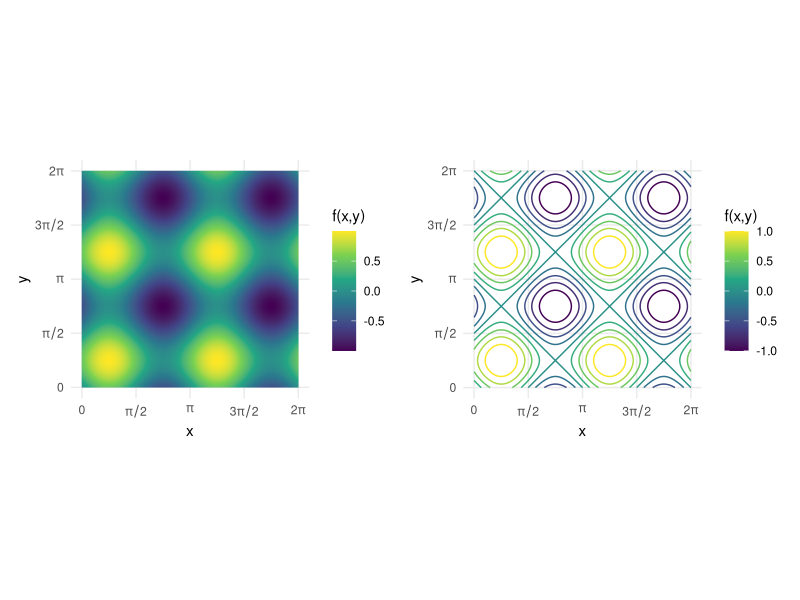
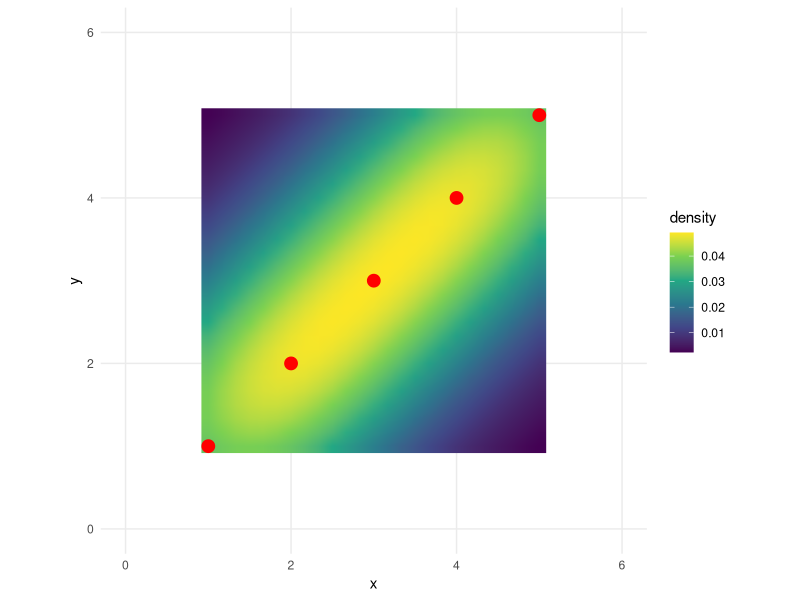

Source code (R) for these figures, in order:
## ---- chunk 1
knitr::opts_chunk$set(echo = TRUE)
## ---- chunk 2
options(
  ggplot2.continuous.colour = "viridis",
  ggplot2.continuous.fill = "viridis",
  ggplot2.discrete.colour = "brewer",
  ggplot2.discrete.fill = "brewer")
library(patchwork)
library(tidyverse)
x <- seq(0,2*pi,length.out = 500)
y <- seq(0,2*pi,length.out = 500)
f <- function(x,y){
 1/2*(sin(2*x) + sin(2*y))
}
df <- expand.grid(x=x, y=y)
value <- vector()
for (i in seq_along(df$x)) {
 value[i] = f(df$x[i],df$y[i])  
}
df$value <- value
p1 = ggplot(df, aes(x,y))+
      geom_raster(aes(fill= value),interpolate = TRUE) +
      scale_fill_continuous(name = "f(x,y)") +
      theme_minimal() +
      scale_x_continuous(breaks = c(0, pi/2, pi, 3*pi/2, 2*pi),
      label = c(0, expr(pi / 2), expression(pi), expr(3 * pi / 2), expr(2 * pi)),
      minor_breaks = NULL) +
      scale_y_continuous(breaks = c(0, pi/2, pi, 3*pi/2, 2*pi),
      label = c(0, expr(pi / 2), expression(pi), expr(3 * pi / 2), expr(2 * pi)),
      minor_breaks = NULL) +
      coord_equal()
     
p2 = ggplot(df,aes(x,y,z = value)) +
      geom_contour(aes(colour = after_stat(nlevel))) +
      theme_minimal() +
      scale_x_continuous(breaks = c(0, pi/2, pi, 3*pi/2, 2*pi),
      label = c(0, expr(pi / 2), expression(pi), expr(3 * pi / 2), expr(2 * pi)),
      minor_breaks = NULL) +
      scale_y_continuous(breaks = c(0, pi/2, pi, 3*pi/2, 2*pi),
      label = c(0, expr(pi / 2), expression(pi), expr(3 * pi / 2), expr(2 * pi)),
      minor_breaks = NULL) +
      scale_colour_continuous(name = "f(x,y)") +
      coord_equal()
p1 + p2
## ---- chunk 3
df <- data.frame(x = 1:5, y = 1:5)
dens_df<- data.frame(expand.grid(x = MASS::kde2d(df$x,df$y)$x,y = MASS::kde2d(df$x,df$y)$y),
                     density = as.vector(MASS::kde2d(df$x,df$y)$z)
                      )
ggplot() +
  geom_raster(data=dens_df,aes(x,y, fill=density), interpolate = TRUE) +
  geom_point(data=df,aes(x,y), color = "red", size = 4) +
  theme_minimal() +
  scale_x_continuous(limits = c(0, 6), minor_breaks = NULL) +
  scale_y_continuous(limits = c(0, 6), minor_breaks = NULL) +
  coord_equal()

